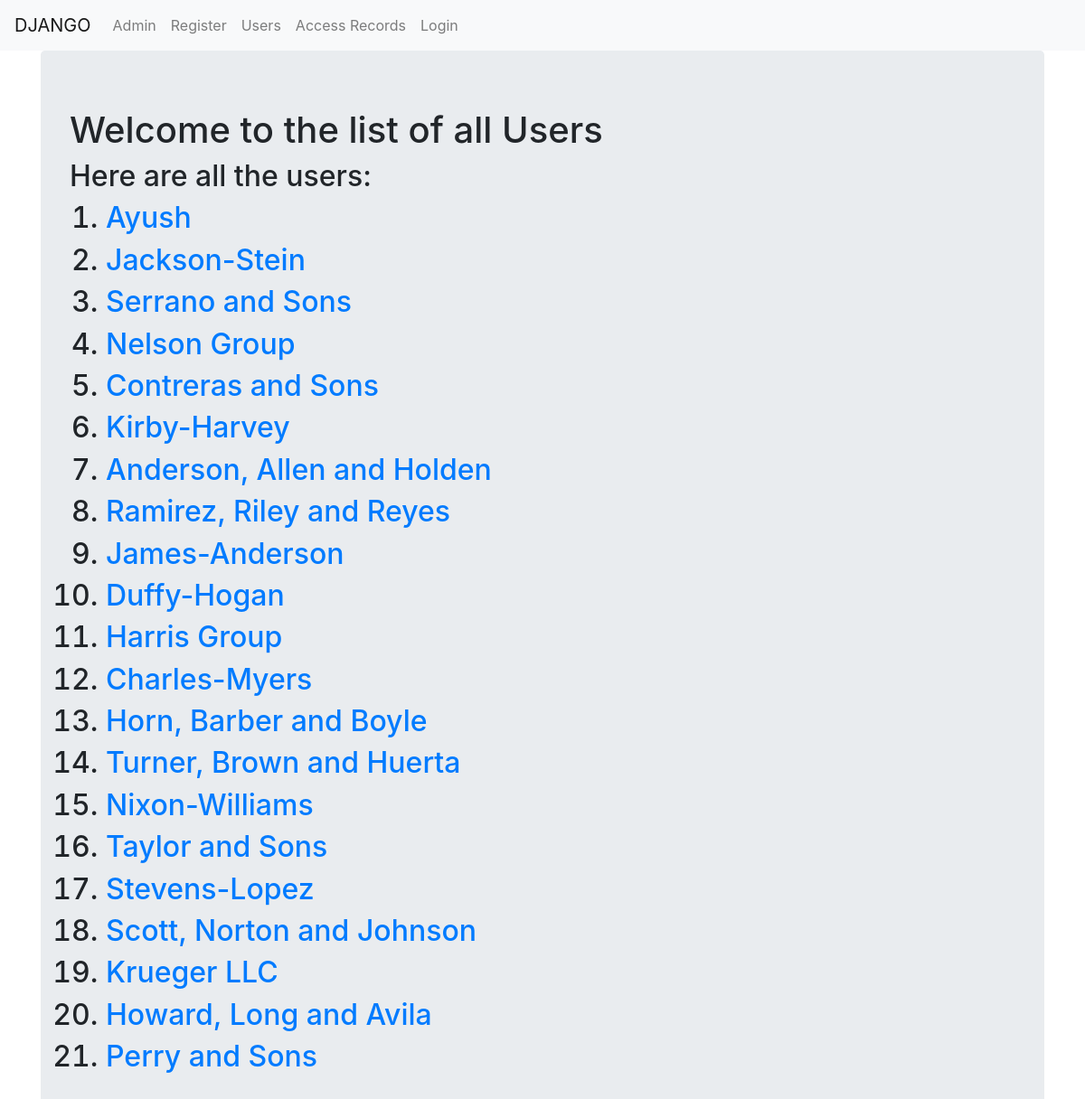
/webapp/users_list/, run on an earlier commit of the app's database.
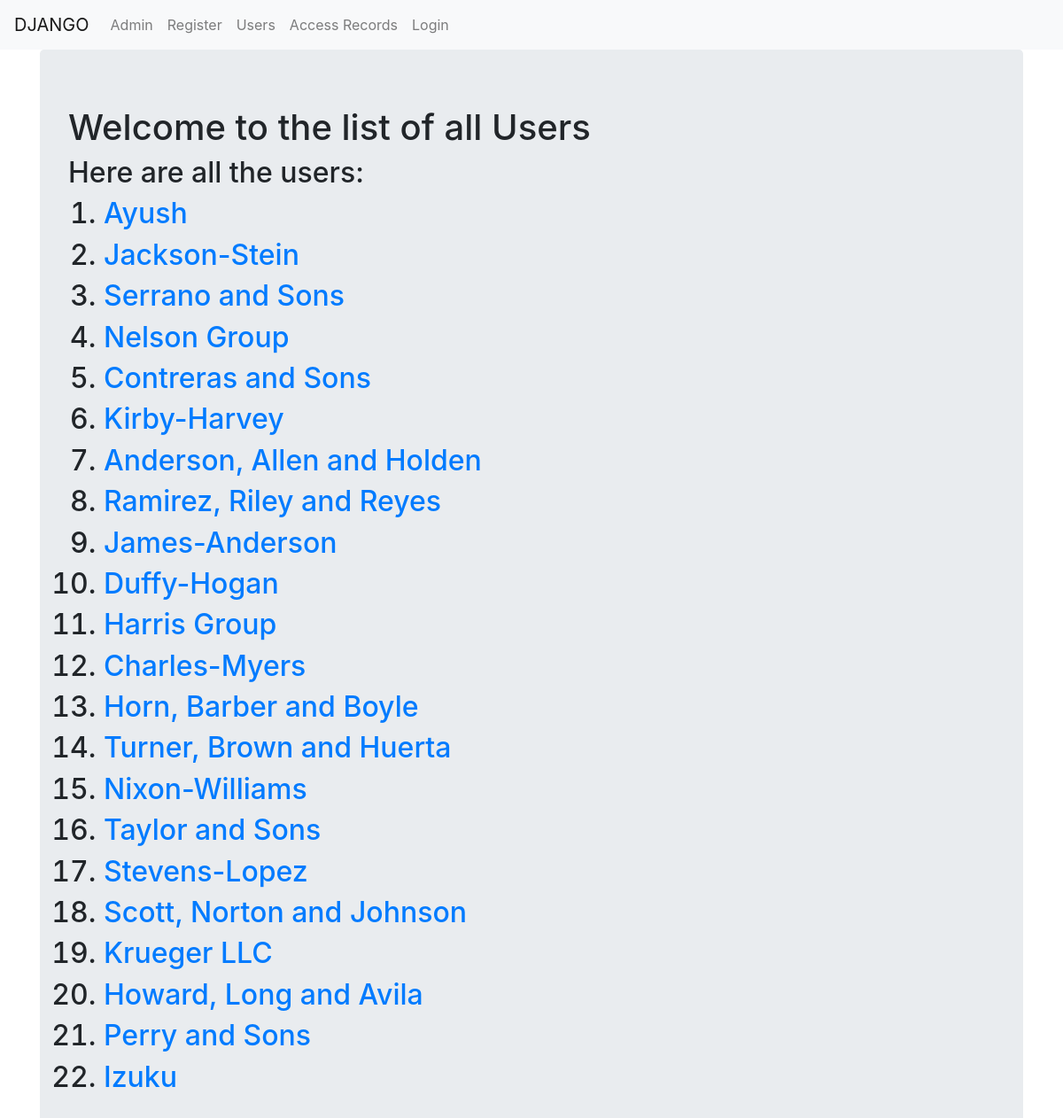
And on a later commit of the database.
### webapp/models.py (models this page shows, shortened)
class User(models.Model):
    first_name = models.CharField(max_length=64)
    last_name = models.CharField(max_length=64)
    email = models.EmailField()

### webapp/views.py (the view)
class UsersListView(ListView):
    model = User
    template_name = 'webapp/user_list.html'

### templates/webapp/user_list.html
{% extends "webapp/base.html" %}
{% block body_block %}
<div class="jumbotron">
  <h1>Welcome to the list of all Users</h1>
  <h2>Here are all the users:</h2>
  <ol>
    {% for user in user_list %}
    <h2><li><a href="{{ user.id }}">{{ user.first_name }}</a></li></h2>
    {% endfor %}
  </ol>
</div>
{% endblock %}

What changed in the data, as far as the page shows it:
added User: first_name "Izuku"
